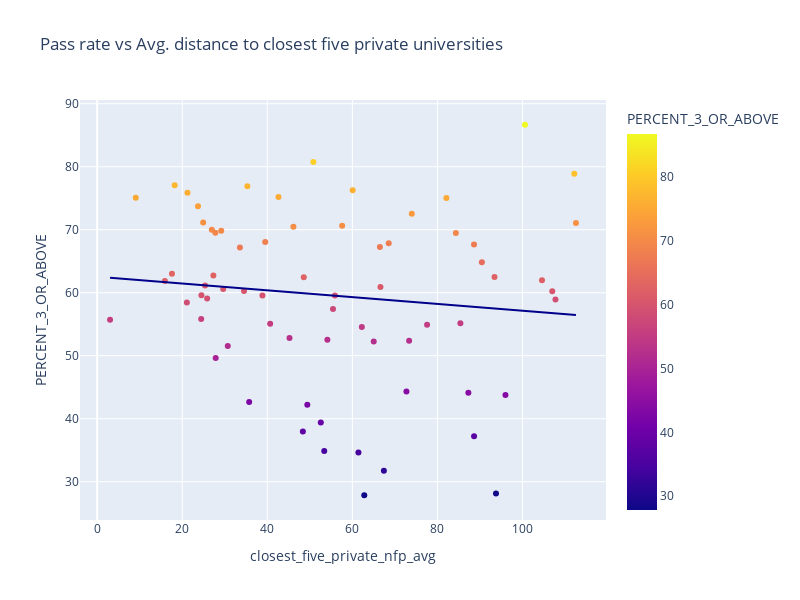

This figure's notebook cell:
### Code cell
fig = px.scatter(data_frame=wisconsin22,x='closest_five_private_nfp_avg', y='PERCENT_3_OR_ABOVE',trendline='ols',trendline_color_override='darkblue',width=800, height=600,
                 color='PERCENT_3_OR_ABOVE',title='Pass rate vs Avg. distance to closest five private universities')
fig.show()
with open('data/WI_pickled/WI_AP_pass_rate_by_counties_vs_avg_five_private.pkl', 'wb') as f:
    pickle.dump(fig, f)
